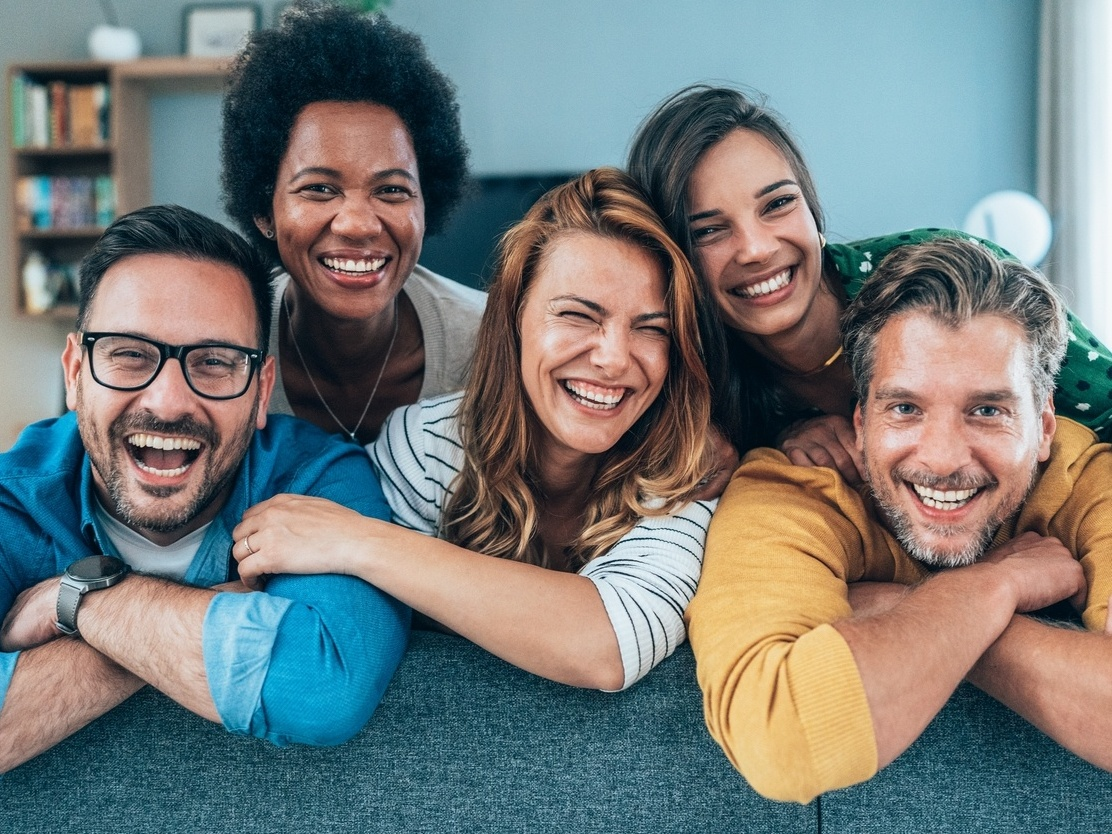
#> input picture Pessoas.png, 1112 x 834 px
$ python teste_face.py
#> lines starting #> are read from the running program, lines starting #| are printed output that depends on the picture; after the words box and inside, x2 and y2 are one past the last pixel; in counts of white or black regions, pixels touching at a corner belong together
import cv2
#Nome biblioteca: opencv-contrib-python

detector = cv2.CascadeClassifier("haarcascade_frontalface_alt.xml")

#Path da imagem a ser lida
foto = cv2.imread("Pessoas.png")
#> foto is the input picture: shape (834, 1112, 3); mean B, G, R 120.9, 122.3, 116.8

foto_cinza = cv2.cvtColor(foto, cv2.COLOR_BGR2GRAY)
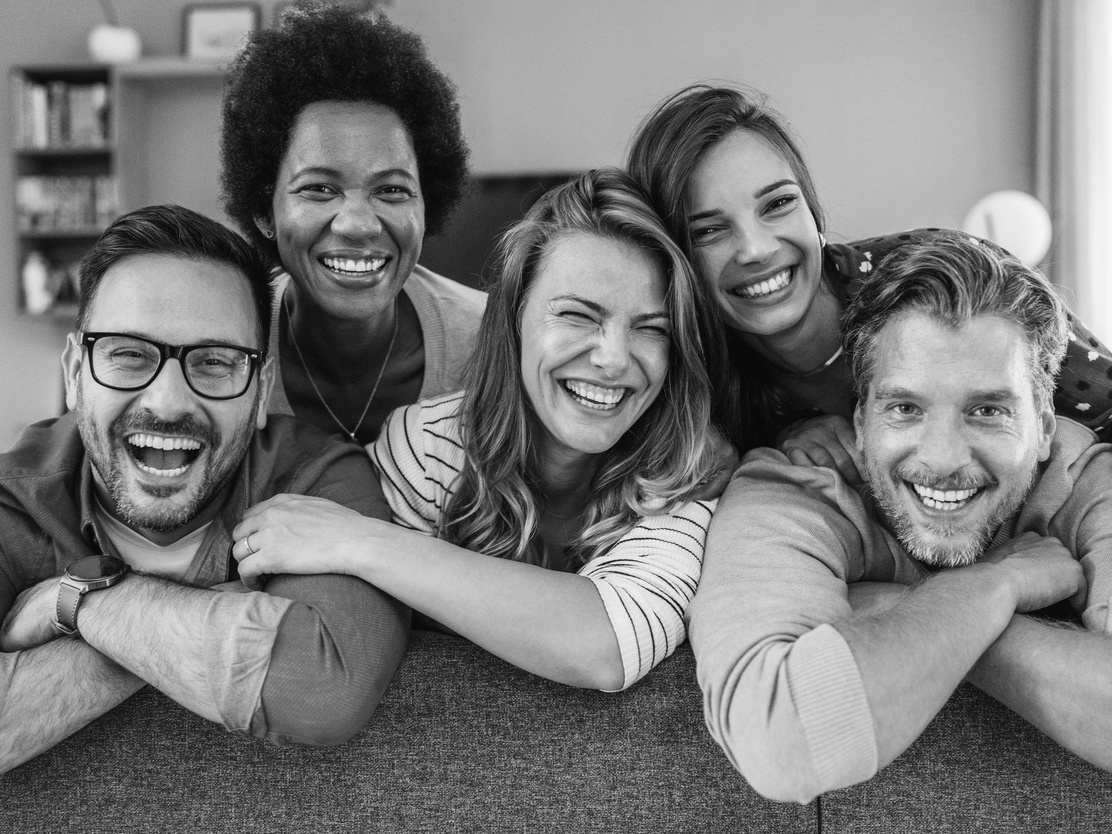
#> foto_cinza: shape (834, 1112); min 2, max 249, mean 120.5
faces_detectadas = detector.detectMultiScale(foto_cinza, scaleFactor=1.03)
#> faces_detectadas = [[261, 114, 187, 187], [515, 248, 184, 184], [659, 148, 184, 184], [835, 327, 220, 220], [50, 266, 240, 240]]

for x, y, l, a in faces_detectadas:
    #arquivo_img, ponto_incial, ponto_final, cor
    foto = cv2.rectangle(foto, (x,y), (x+l, y+a), (0,0,255), 3)
#> this loop made 5 passes
#> pass 1, `foto = cv2.rectangle(foto, (x,y), (x+l, y+a), (0,0,255), 3)`:
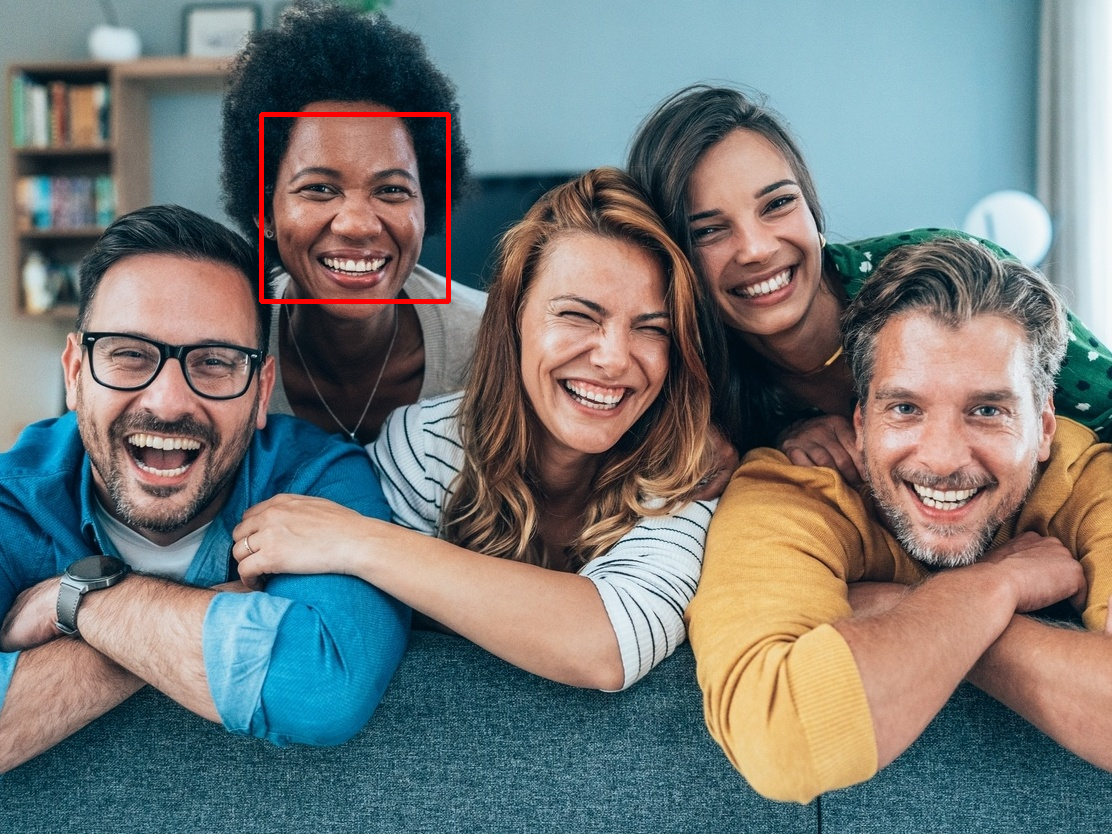
#> foto: shape (834, 1112, 3); 0.4% of pixels changed, all inside (x1, y1, x2, y2) = (259, 112, 451, 304)
#> pass 3, `foto = cv2.rectangle(foto, (x,y), (x+l, y+a), (0,0,255), 3)`:
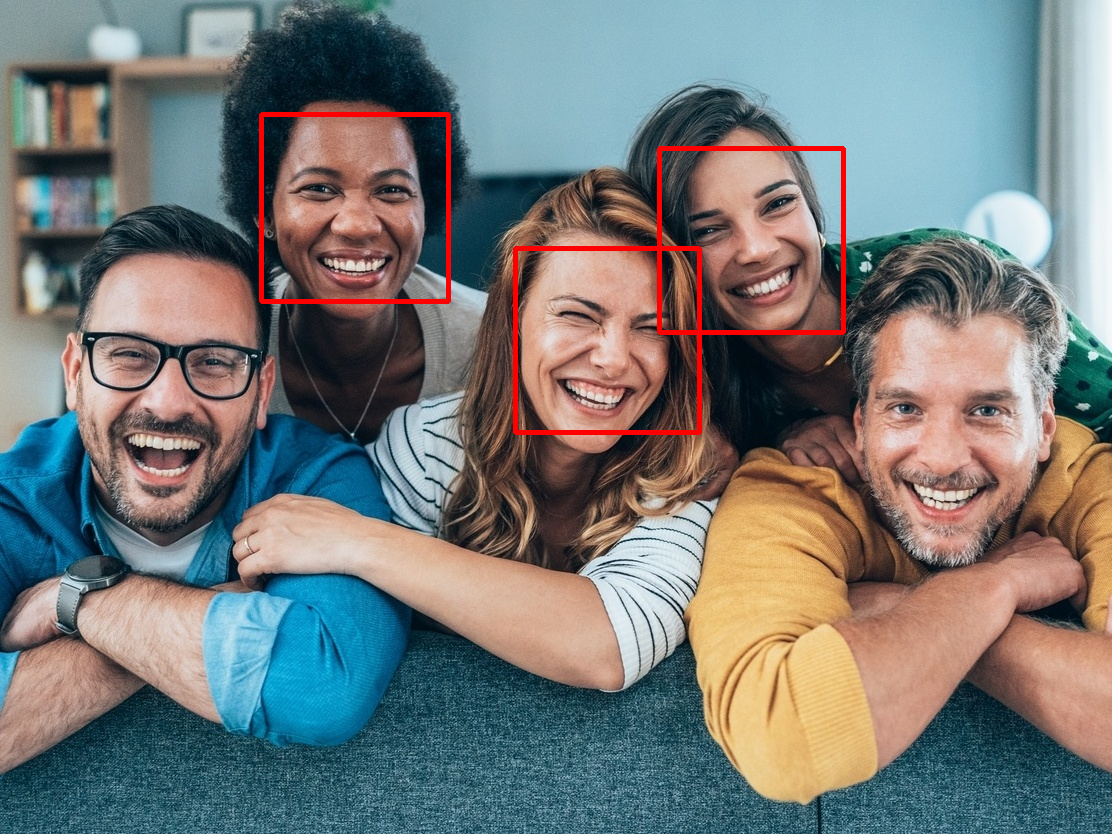
#> foto: shape (834, 1112, 3); mean B, G, R 120.1, 121.4, 118.9
#> after the loop:
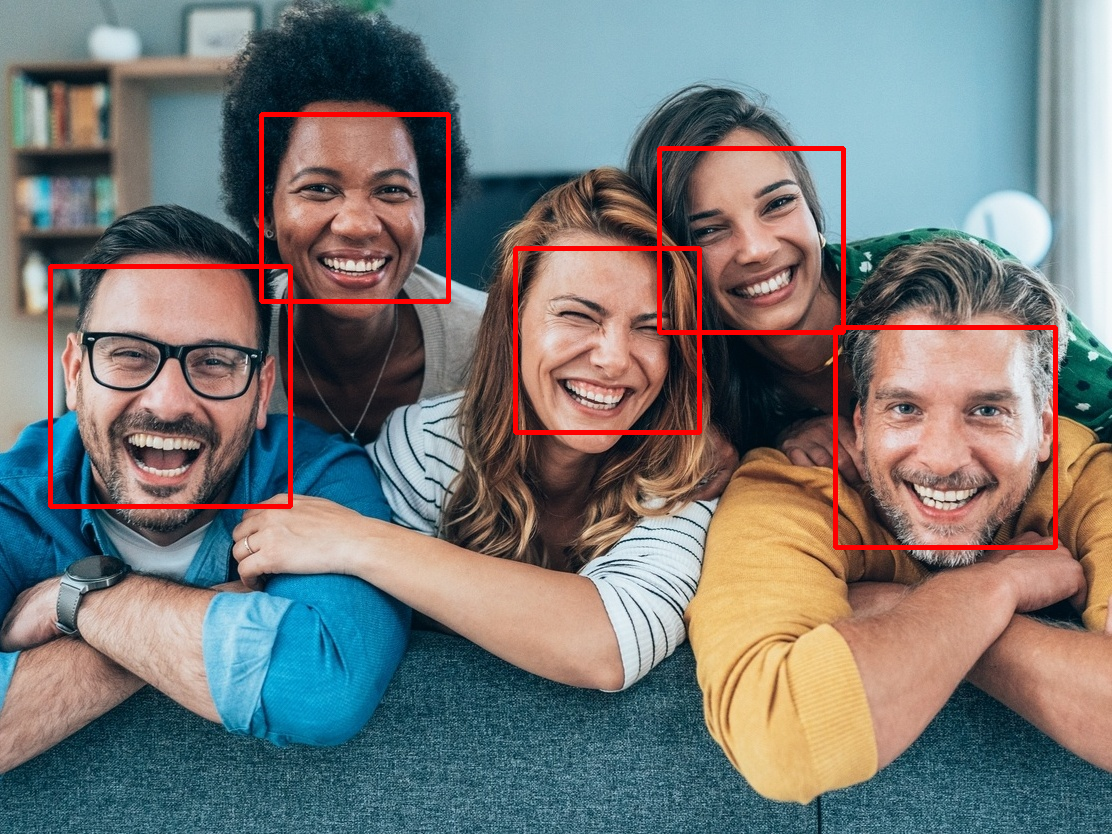
#> foto: shape (834, 1112, 3); 0.98% of pixels changed, all inside (x1, y1, x2, y2) = (48, 264, 1058, 550)

print(faces_detectadas)
#| [[261 114 187 187]
#|  [515 248 184 184]
#|  [659 148 184 184]
#|  [835 327 220 220]
#|  [ 50 266 240 240]]
print("Pessoas encontradas: ", len(faces_detectadas))
#| Pessoas encontradas:  5
cv2.imshow("[ Imagem: Pessoas.png ]", foto)
cv2.waitKey()
